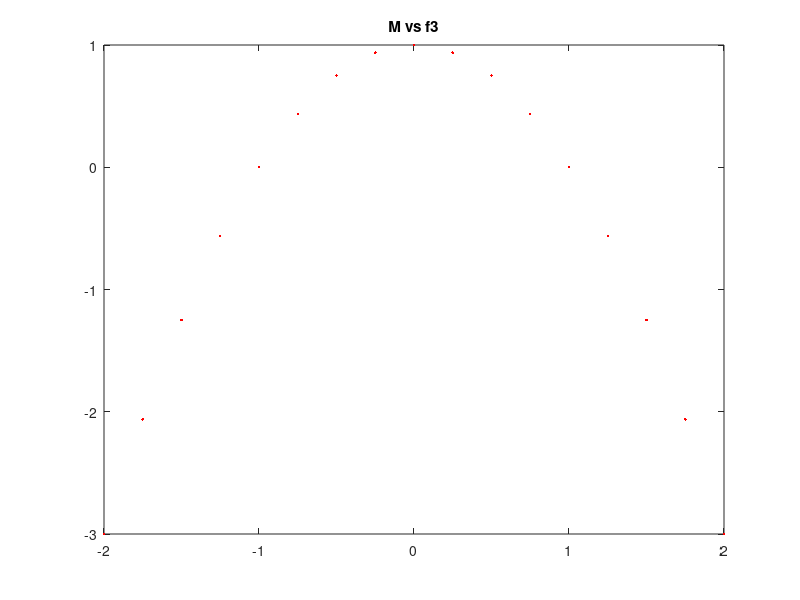

Reproduce this figure in MATLAB.
clear all 
close all 
clc

%SEAS1001 MATLAB Problem Set 2          
%Melody Lee 9/8/17

%% Problem 1
x = 0:.25:4
f1 = (1./((x-.3).^2 + .1)) + (1./((x-.9).^2 + .01)) - 6;
maxf1 = max(f1)
minf1 = min(f1)
plot (x,f1,'b.'),shg
title('x vs f1')

%% Problem 2
N = -10:1:10
f2 = (1./(1 + N.^2)) - ((2 .* N)./((1+N.^2).^2));
maxf2 = max(f2)
minf2 = min(f2)
plot (N,f2,'g.'),shg
title('N vs f2')

%% Problem 3
M = -2:.25:2
f3 = ((-1/3) .* M.^2) + (2 .* ((.5 - ((1/3) .* M) .* M)));
maxf3 = max(f3)
minf3 = min(f3)
plot (M,f3,'r.'),shg
title('M vs f3')

